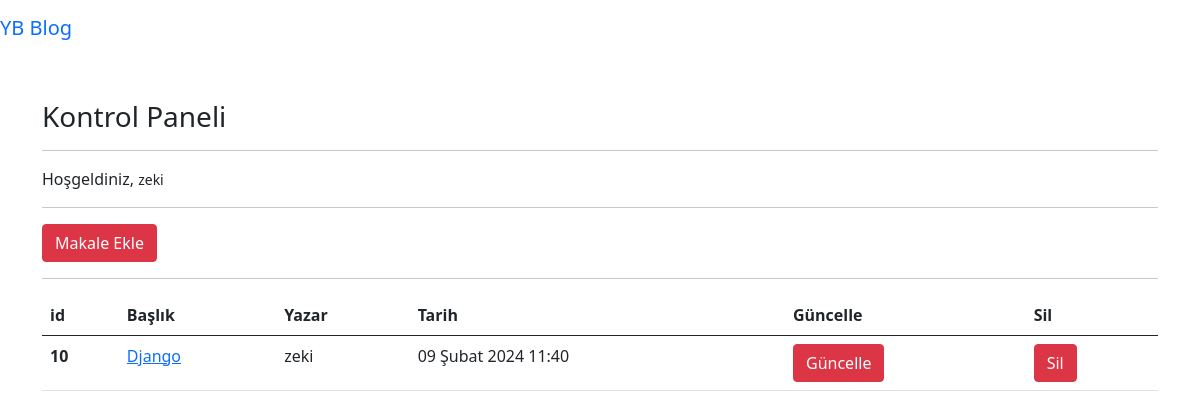
Screenshot of /articles/dashboard/ (signed in) with the database file from the repository.
### article/models.py (models this page shows, shortened)
class Article(models.Model):
    author = models.ForeignKey("auth.User",on_delete = models.CASCADE,verbose_name="Yazar")
    title = models.CharField(max_length = 50,verbose_name="Başlık")
    content = RichTextField()
    created_date = models.DateTimeField(auto_now_add=True,verbose_name="Oluşturulma Tarihi")
    article_image = models.FileField(blank = True,null = True,verbose_name="Makaleye Fotoğraf Ekleyin")
    class Meta:
        ordering = ["-created_date"]

### article/views.py (the view)
# urls.py: path("dashboard/",views.dashboard,name = "dashboard"),
@login_required(login_url = "user:login")
def dashboard(request):
    articles = Article.objects.filter(author = request.user)
    context = {
        "articles":articles
    }
    return render(request,"dashboard.html",context)

### templates/dashboard.html
{% extends "layout.html" %}
{% block body %}
<h3>Kontrol Paneli</h3>
<hr>
<p>
    Hoşgeldiniz, <small>{{request.user.username}}</small>
</p>
<hr>
<a class = "btn btn-danger" href = "/articles/addarticle">Makale Ekle</a>
<hr>
{% if articles %}
<table class="table">
  <thead>
    <tr>
      <th scope="col">id</th>
      <th scope="col">Başlık</th>
      <th scope="col">Yazar</th>
      <th scope="col">Tarih</th>
      <th scope="col">Güncelle</th>
      <th scope="col">Sil</th>
    </tr>
  </thead>
  <tbody>
    {% for article in articles  %}
    <tr>
      <th scope="row">{{article.id}}</th>
      <td><a href="/articles/article/{{article.id}}">{{article.title}}</a></td>
      <td>{{article.author.username}}</td>
      <td>{{article.created_date}}</td>
      <td><a href="/articles/update/{{article.id}}" class = "btn btn-danger">Güncelle</a></td>
      <td><a href="/articles/delete/{{article.id}}" class = "btn btn-danger">Sil</a></td>
    </tr>
    {% endfor %}
  </tbody>
</table>
{% else %}
<div class = "alert alert-danger">
    Henüz bir makaleniz bulunmuyor...
</div>
{% endif %}
{% endblock body %}

### rows the page displays
Article: id "10", title "Django", author.username "zeki", created_date "09 Şubat 2024 11:40"

### other values shown
{{ request.user.username }} "zeki"
